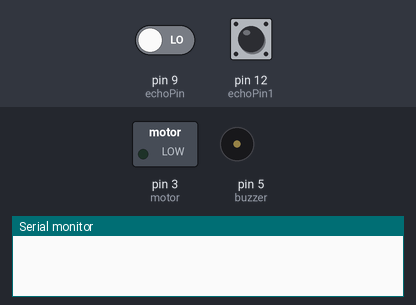
A sketch run on a simulated Arduino Uno, built with avr-gcc and run on an emulated ATmega328P. On the bench: switched loads named in the sketch (green lamp = pin HIGH), buzzer (waves = sounding, pin HIGH), the last lines printed to the serial monitor. Inputs (shaded band) come from the test bench; at power-on: pin 12 (echoPin1) LOW, pin 9 (echoPin) LOW.

Above: at 1.2 s.
1.3 s: pin 12 (echoPin1) pulsed HIGH 2 times (0.12 s each, 0.3 s apart)
At 1.52 s:
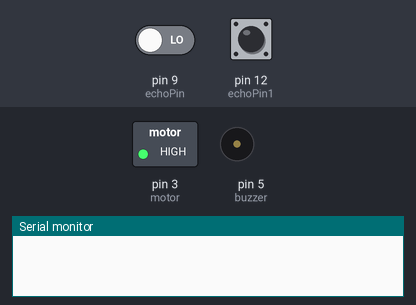
At 2.6 s:
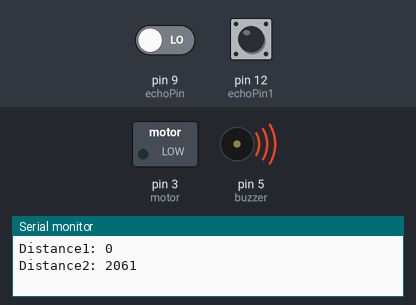
3.4 s: pin 12 (echoPin1) pulsed HIGH 5 times (0.12 s each, 0.3 s apart)
At 3.62 s:
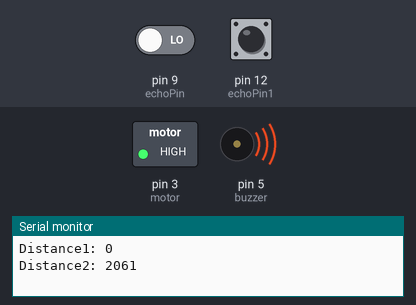
Timing chart, 0 to 6.4 s (numbered marks = the images above; inputs shaded):
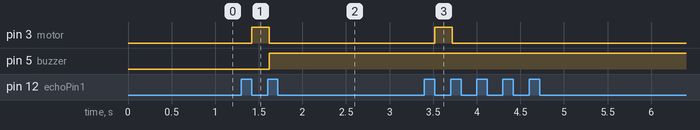

The sketch:

ibra.ino
```cpp
const int trigPin = 8;
const int trigPin1 = 13;
const int echoPin = 9;
const int echoPin1 = 12;
const int buzzer = 5;
const int motor = 3;
const int maxout = 200;

// defines variables

long duration;
long duration1;
int distance;
int distance1;


void setup() {
pinMode(trigPin, OUTPUT);
pinMode(echoPin, INPUT);
pinMode(trigPin1, OUTPUT);
pinMode(echoPin1, INPUT);
pinMode(buzzer, OUTPUT);
pinMode(motor, OUTPUT);
Serial.begin(9600);
}


void loop() {

  duration = pulseIn(echoPin, HIGH);
  duration1 = pulseIn(echoPin1, HIGH);
  distance = (duration/2)/29.1;
  distance1 = (duration1/2)/29.1;

 if (distance >= 100 || distance1 >= 100)
 {

   digitalWrite(trigPin, LOW);
  delayMicroseconds(2);
  digitalWrite(trigPin1, LOW);
  delayMicroseconds(2);
   digitalWrite(motor,HIGH);
   delay(200);
 }

if (distance < 100 || distance1 <= 100)
{
   digitalWrite(motor,LOW);
   digitalWrite(buzzer,HIGH);
   delay(200);
}

 Serial.print("Distance1: ");
 Serial.println(distance);
 Serial.print("Distance2: ");
 Serial.println(distance1);
 delay(500);}
```

Measured:
- after the input at 1.3 s, pin 3 (motor): LOW → HIGH after 0.12 s, → LOW 0.20 s later; pin 5 (buzzer): LOW → HIGH after 0.32 s instead of 0.70 s
- after the input at 3.4 s, pin 3 (motor): LOW → HIGH after 0.12 s, → LOW 0.20 s later
